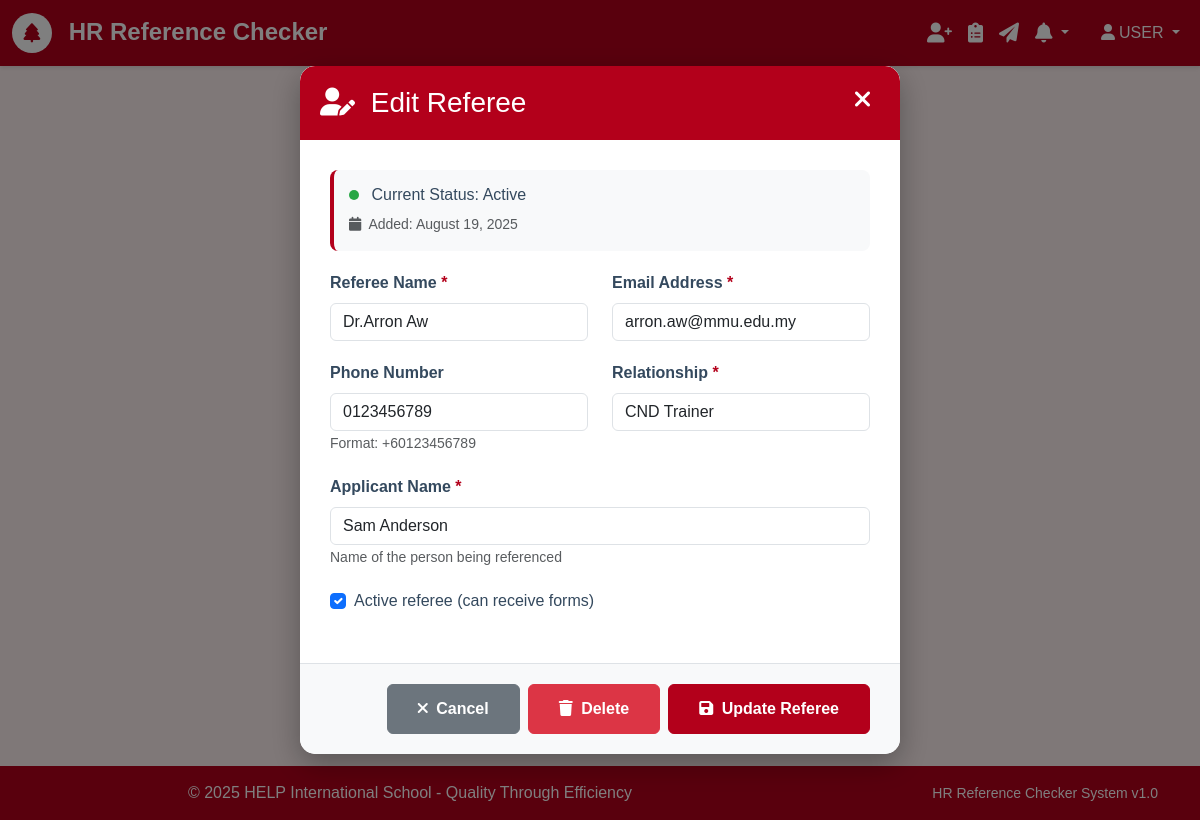
Page /referees/20/edit/ (signed in) on the committed database.
### authentication/models.py (models this page shows, shortened)
class User(AbstractUser):
    email = models.EmailField(unique=True)
    is_active = models.BooleanField(default=True)
    created_at = models.DateTimeField(auto_now_add=True)
    USERNAME_FIELD = 'email'
    REQUIRED_FIELDS = ['username']
    class Meta:
        db_table = 'auth_user'
        verbose_name = 'User'
        verbose_name_plural = 'Users'

### referees/models.py (models this page shows, shortened)
class Referee(models.Model):
    name = models.CharField(max_length=255)
    email = models.EmailField()
    phone_regex = RegexValidator(
        regex=r'^\+?1?\d{9,15}$',
        message="Phone number must be entered in the format: '+999999999'. Up to 15 digits allowed."
    )
    phone = models.CharField(validators=[phone_regex], max_length=17, blank=True)
    relationship = models.CharField(max_length=100, help_text="e.g., Former Manager, Colleague, etc.")
    applicant_name = models.CharField(max_length=255, help_text="Name of the person being referenced")
    created_at = models.DateTimeField(auto_now_add=True)
    is_active = models.BooleanField(default=True)
    class Meta:
        ordering = ['-created_at']
        verbose_name = 'Referee'
        verbose_name_plural = 'Referees'

### referees/views.py (the view, shortened to what this page needs)
# urls.py: path('<int:pk>/edit/', views.RefereeUpdateView.as_view(), name='edit'),
class RefereeUpdateView(LoginRequiredMixin, UpdateView):
    model = Referee
    form_class = RefereeForm
    template_name = 'referees/edit.html'
    success_url = reverse_lazy('referees:list')
    def get_context_data(self, **kwargs):
        context = super().get_context_data(**kwargs)
        context['modal_mode'] = True
        return context

### core/models.py (called while the page is built)
    @classmethod
    def get_unread_count(cls, user):
        return cls.objects.filter(user=user, is_read=False, is_dismissed=False).count()

    @classmethod
    def get_recent_notifications(cls, user, limit=10):
        return cls.objects.filter(user=user, is_dismissed=False).order_by('-created_at')[:limit]

### templates/referees/edit.html (shortened to what this page needs)
{% extends 'base.html' %}
{% block content %}
<div class="modal-backdrop" id="editRefereeModal">
    <div class="modal-content">
        <div class="modal-header">
            <h3 class="mb-0">
                <i class="fas fa-user-edit me-2"></i>
                Edit Referee
            </h3>
            <button type="button" class="close-btn" onclick="closeModal()">
                <i class="fas fa-times"></i>
            </button>
        </div>
        <form method="post" id="refereeForm">
            <div class="modal-body">
                <div class="referee-info">
                    <h6 class="mb-2">
                        <span class="status-indicator {% if object.is_active %}status-active{% else %}status-inactive{% endif %}"></span>
                        Current Status: {% if object.is_active %}Active{% else %}Inactive{% endif %}
                    </h6>
                    <small class="text-muted">
                        <i class="fas fa-calendar me-1"></i>
                        Added: {{ object.created_at|date:"F d, Y" }}
                    </small>
                </div>
                <div class="row">
                    <div class="col-md-6">
                        <div class="form-group">
                            <label for="{{ form.name.id_for_label }}" class="form-label">
                                Referee Name <span class="required-field">*</span>
                            </label>
                            {{ form.name }}
                        </div>
                    </div>
                    <div class="col-md-6">
                        <div class="form-group">
                            <label for="{{ form.email.id_for_label }}" class="form-label">
                                Email Address <span class="required-field">*</span>
                            </label>
                            {{ form.email }}
                        </div>
                    </div>
                </div>
                <div class="row">
                    <div class="col-md-6">
                        <div class="form-group">
                            <label for="{{ form.phone.id_for_label }}" class="form-label">
                                Phone Number
                            </label>
                            {{ form.phone }}
                            <small class="text-muted">Format: +60123456789</small>
                        </div>
                    </div>
                    <div class="col-md-6">
                        <div class="form-group">
                            <label for="{{ form.relationship.id_for_label }}" class="form-label">
                                Relationship <span class="required-field">*</span>
                            </label>
                            {{ form.relationship }}
                        </div>
                    </div>
                </div>
                <div class="form-group">
                    <label for="{{ form.applicant_name.id_for_label }}" class="form-label">
                        Applicant Name <span class="required-field">*</span>
                    </label>
                    {{ form.applicant_name }}
                    <small class="text-muted">Name of the person being referenced</small>
                </div>
                <div class="form-group">
                    <div class="form-check">
                        {{ form.is_active }}
                        <label class="form-check-label" for="{{ form.is_active.id_for_label }}">
                            Active referee (can receive forms)
                        </label>
                    </div>
                </div>
            </div>
            <div class="modal-footer">
                <button type="button" class="btn btn-secondary me-2" onclick="closeModal()">
                    <i class="fas fa-times me-1"></i>
                    Cancel
                </button>
                {% if object.form_set.count == 0 %}
                    <button type="button" class="btn btn-danger me-2" onclick="confirmDelete()">
                        <i class="fas fa-trash me-1"></i>
                        Delete
                    </button>
                {% endif %}
                <button type="submit" class="btn btn-primary">
                    <i class="fas fa-save me-1"></i>
                    Update Referee
                </button>
            </div>
        </form>
    </div>
</div>
{% endblock %}

### templates/base.html (shortened to what this page needs)
<!DOCTYPE html>
<html lang="en">
<head>
    <link href="https://cdn.jsdelivr.net/npm/bootstrap@5.3.0/dist/css/bootstrap.min.css" rel="stylesheet">
    <link href="https://cdnjs.cloudflare.com/ajax/libs/font-awesome/6.0.0/css/all.min.css" rel="stylesheet">
</head>
<body>
    <nav class="navbar navbar-expand-lg navbar-dark">
        <div class="container-fluid">
            <a class="navbar-brand" href="{% url 'core:home' %}">
                <span class="help-logo">
                    <i class="fas fa-tree"></i>
                </span>
                HR Reference Checker
            </a>
            <div class="collapse navbar-collapse" id="navbarNav">
                {% if user.is_authenticated %}
                    <ul class="navbar-nav me-3">
                        <li class="nav-item">
                            <a class="nav-link" href="{% url 'referees:list' %}" title="Manage Referees">
                                <i class="fas fa-user-plus fa-lg"></i>
                            </a>
                        </li>
                        <li class="nav-item">
                            <a class="nav-link" href="{% url 'form_templates:list' %}" title="Manage Templates">
                                <i class="fas fa-clipboard-list fa-lg"></i>
                            </a>
                        </li>
                        <li class="nav-item">
                            <a class="nav-link" href="{% url 'forms:list' %}" title="Assign Forms">
                                <i class="fas fa-paper-plane fa-lg"></i>
                            </a>
                        </li>
                        <li class="nav-item dropdown">
                            <a class="nav-link dropdown-toggle position-relative" href="#" title="Notifications" role="button" data-bs-toggle="dropdown" id="notificationDropdown">
                                <i class="fas fa-bell fa-lg"></i>
                            </a>
                        </li>
                    </ul>
                {% endif %}
                <ul class="navbar-nav">
                    {% if user.is_authenticated %}
                        <li class="nav-item dropdown">
                            <a class="nav-link dropdown-toggle" href="#" id="navbarDropdown" role="button" data-bs-toggle="dropdown">
                                <i class="fas fa-user me-1"></i>{{ user.first_name|upper|default:"USER" }}
                            </a>
                        </li>
                    {% else %}
                        <li class="nav-item">
                            <a class="nav-link" href="{% url 'authentication:login' %}">
                                <i class="fas fa-sign-in-alt me-1"></i>Login
                            </a>
                        </li>
                    {% endif %}
                </ul>
            </div>
        </div>
    </nav>
    <div class="main-content-area">
        {% block content %}{% endblock %}
    </div>
    <footer class="footer">
        <div class="container">
            <div class="row">
                <div class="col-md-8">
                    <p class="mb-0">&copy; 2025 HELP International School - Quality Through Efficiency</p>
                </div>
                <div class="col-md-4 text-end">
                    <small>HR Reference Checker System v1.0</small>
                </div>
            </div>
        </div>
    </footer>
</body>
</html>

### templates/base.html (style rules this page uses)
:root { --help-red: #B3001B; --help-light-pink: #FFF1F1; --help-white: #FFFFFF; --help-light-gray: #FEFEFE; --help-gray: #DEE2E6; --help-dark-gray: #34495E; --help-green: #4CAF50; --help-blue: #35F33C; }
body { font-family: 'Pragati Narrow', Arial, sans-serif; background-color: var(--help-light-pink); color: var(--help-dark-gray); }
.navbar { background-color: var(--help-red) !important; box-shadow: 0 2px 4px rgba(0,0,0,0.1); }
.navbar-brand { font-weight: bold; color: var(--help-white) !important; font-size: 1.5rem; }
.nav-link { color: var(--help-white) !important; font-weight: 500; }
.btn-primary { background-color: var(--help-red); border-color: var(--help-red); }
.help-logo { width: 40px; height: 40px; background-color: var(--help-white); border-radius: 50%; display: inline-flex; align-items: center; justify-content: center; margin-right: 10px; }
.help-logo i { color: var(--help-red); font-size: 1.2rem; }
.footer { background-color: var(--help-red); color: var(--help-white); text-align: center; padding: 15px 0; margin-top: 40px; }
.main-content-area { min-height: calc(100vh - 140px); }
.btn { transition: all 0.2s ease; }
.nav-link { transition: transform 0.2s ease; }

### templates/referees/edit.html (style rules this page uses)
.modal-backdrop { position: fixed; top: 0; left: 0; width: 100%; height: 100%; background-color: rgba(0, 0, 0, 0.5); display: flex; justify-content: center; align-items: center; z-index: 1050; }
.modal-content { background: white; border-radius: 15px; width: 90%; max-width: 600px; max-height: 90vh; overflow-y: auto; box-shadow: 0 10px 30px rgba(0, 0, 0, 0.3); animation: modalSlideIn 0.3s ease-out; }
.modal-header { background-color: var(--help-red); color: white; padding: 20px; border-radius: 15px 15px 0 0; position: relative; }
.modal-body { padding: 30px; }
.modal-footer { padding: 20px 30px; border-top: 1px solid #dee2e6; background-color: #f8f9fa; border-radius: 0 0 15px 15px; }
.close-btn { position: absolute; top: 15px; right: 20px; background: none; border: none; color: white; font-size: 1.5rem; cursor: pointer; padding: 5px; border-radius: 50%; width: 35px; height: 35px; display: flex; align-items: center; justify-content: center; }
.form-group { margin-bottom: 20px; }
.form-label { font-weight: 600; color: var(--help-dark-gray); margin-bottom: 8px; }
.required-field { color: var(--help-red); }
.btn-primary { background-color: var(--help-red); border-color: var(--help-red); padding: 12px 30px; font-weight: 600; }
.btn-secondary { padding: 12px 30px; font-weight: 600; }
.btn-danger { padding: 12px 30px; font-weight: 600; }
.referee-info { background-color: #f8f9fa; border-radius: 8px; padding: 15px; margin-bottom: 20px; border-left: 4px solid var(--help-red); }
.status-indicator { display: inline-block; width: 10px; height: 10px; border-radius: 50%; margin-right: 8px; }
.status-active { background-color: #28a745; }

### rows in the picture
Referee: created_at "August 19, 2025", name "Dr.Arron Aw", email "arron.aw@mmu.edu.my", phone "0123456789", relationship "CND Trainer", applicant_name "Sam Anderson", is_active "☑"

### other values in the picture
{{ user.first_name|upper|default:"USER" }} "USER"
